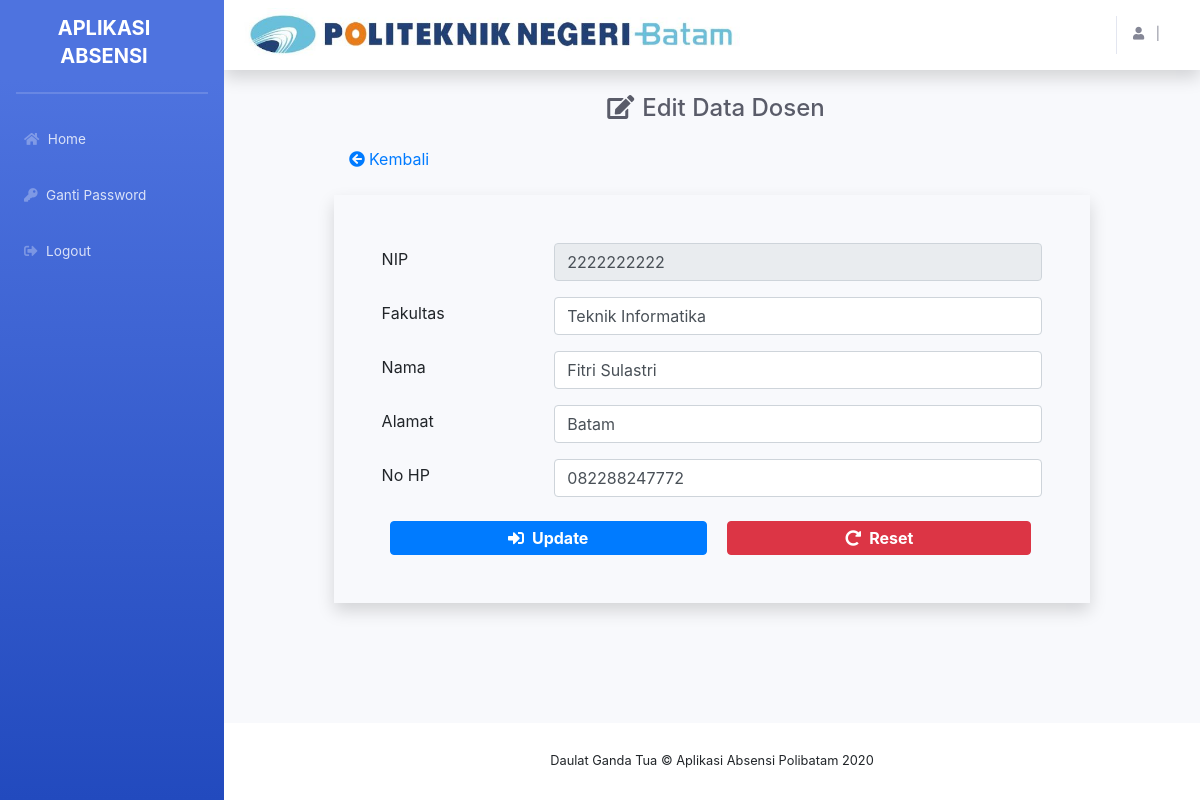
The app's page /index.php/admin/dosen/edit_dosen/3 with its own data.
### tables this page shows
CREATE TABLE `tb_dosen` (
  `id` int(5) NOT NULL,
  `nip` varchar(10) NOT NULL,
  `password` varchar(50) NOT NULL,
  `fakultas` varchar(50) NOT NULL,
  `nama` varchar(100) NOT NULL,
  `no_hp` varchar(15) NOT NULL,
  `alamat` varchar(200) NOT NULL
);

### application/controllers/admin/Dosen.php (called while the page is built, shortened)
<?php
class Dosen extends CI_controller{
	public function __construct(){
		$this->load->model('UserModel');
		$this->load->library('form_validation');
	}
	public function edit_dosen($id){
		$data['title']	= "Edit Dosen - Aplikasi Absensi Polibatam";
		$where 			= array('id'=>$id);
		$data['user'] 	= $this->UserModel->edit_dosen($where, 'tb_dosen')->result();
		$this->load->view('templates/header', $data);
		$this->load->view('templates/sidebar');
		$this->load->view('admin/edit_dosen', $data);
		$this->load->view('templates/footer');
	}
}
?>

### index.php (called while the page is built, shortened)
<?php
require_once BASEPATH.'core/CodeIgniter.php';

### application/models/UserModel.php (called while the page is built, shortened)
<?php if ( ! defined('BASEPATH')) exit('No direct script access allowed');
class UserModel extends CI_Model {
    public function edit_dosen($where, $table){
        return $this->db->get_where($table, $where);
    }
}

### application/views/admin/edit_dosen.php (the view, shortened to what this page needs)
  <div class="container-fluid">
    <h1 class="h4 mb-4 mt-4 text-center text-gray-800 ml-2"><i class="fas fa-edit mr-2"></i>Edit Data Dosen</h1>
    <a href="<?php echo base_url('index.php/admin/dosen') ?>" style="margin-left: 110px;"><i class="fas fa-arrow-circle-left mr-1"></i>Kembali</a>
    <?php foreach($user as $u){?>
    <form method="POST" action="<?php echo base_url('index.php/admin/dosen/edit_dosen_aksi') ?>" class="mt-4 shadow p-5 d-block ml-auto mr-auto" style="width: 80%;">
        <div class="form-group">
          <div class="row">
            <div class="col-md-3">
              <label for="nip" class="mt-1">NIP</label>
            </div>
            <div class="col-md-9 nim">
              <input type="number" name="nip" id="nip" class="form-control" value="<?php echo $u->nip ?>" readonly>
            </div>
          </div>
        </div>
        <div class="form-group">
          <div class="row">
            <div class="col-md-3">
              <label for="fakultas" class="mt-1">Fakultas</label>
            </div>
            <div class="col-md-9 nim">
              <input type="text" name="fakultas" id="fakultas" class="form-control" value="<?php echo $u->fakultas ?>">
            </div>
          </div>
        </div>
        <div class="form-group">
          <div class="row">
            <div class="col-md-3">
              <label for="nama" class="mt-1">Nama</label>
            </div>
            <div class="col-md-9">
              <input type="text" name="nama" id="nama" class="form-control" value="<?php echo $u->nama ?>" required>
            </div>
          </div>
        </div>
        <div class="form-group">
          <div class="row">
            <div class="col-md-3">
              <label for="alamat" class="mt-1">Alamat</label>
            </div>
            <div class="col-md-9">
              <input type="text" name="alamat" id="alamat" class="form-control" value="<?php echo $u->alamat ?>" required>
            </div>
          </div>
        </div>
        <div class="form-group">
          <div class="row">
            <div class="col-md-3">
              <label for="no_hp" class="mt-1">No HP</label>
            </div>
            <div class="col-md-9">
              <input type="text" name="no_hp" id="no_hp" class="form-control" value="<?php echo $u->no_hp ?>" required>
            </div>
          </div>
        </div>
        <button type="submit" name="update" class="btn btn-primary p-1 mt-2 mb-0 mr-3 ml-2" style="width: 48%;" onclick="javascript: return confirm('Data yang diisi sudah benar? Klik OKE untuk melanjutkan')"><i class="fas fa-sign-in-alt mr-2"></i><strong>Update</strong></button>
        <button type="reset" class="btn btn-danger p-1 mt-2 mb-0" style="width: 46%;" onclick="javascript: return confirm('Klik OKE untuk mereset')"><i class="fas fa-redo-alt mr-2"></i><strong>Reset</strong></button>
      </form>
      <?php } ?>
  </div>
</div>

### records on screen
tb_dosen: nip "2222222222", fakultas "Teknik Informatika", nama "Fitri Sulastri", alamat "Batam", no_hp "082288247772"
